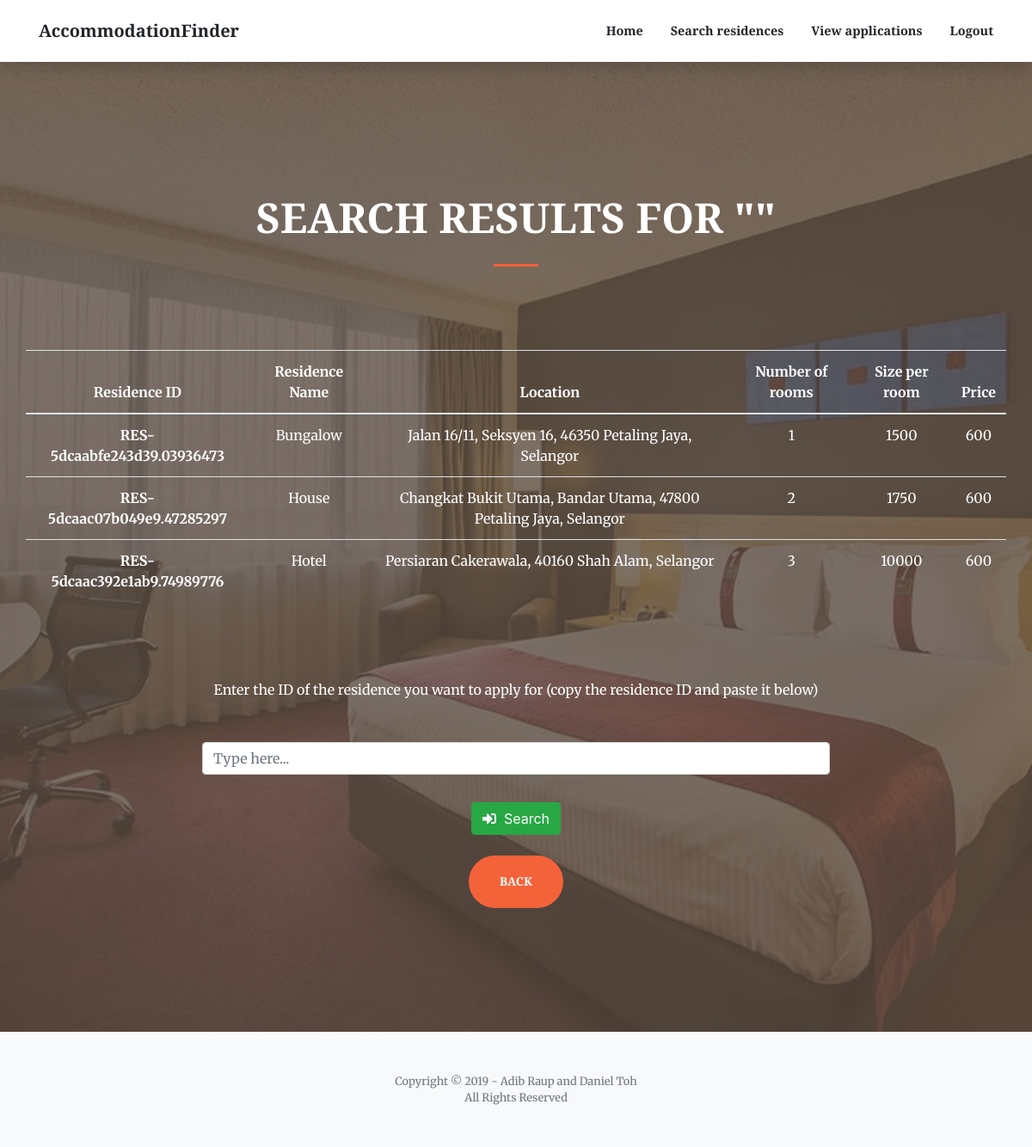
The page /accommodationList.php on the database as committed earlier.
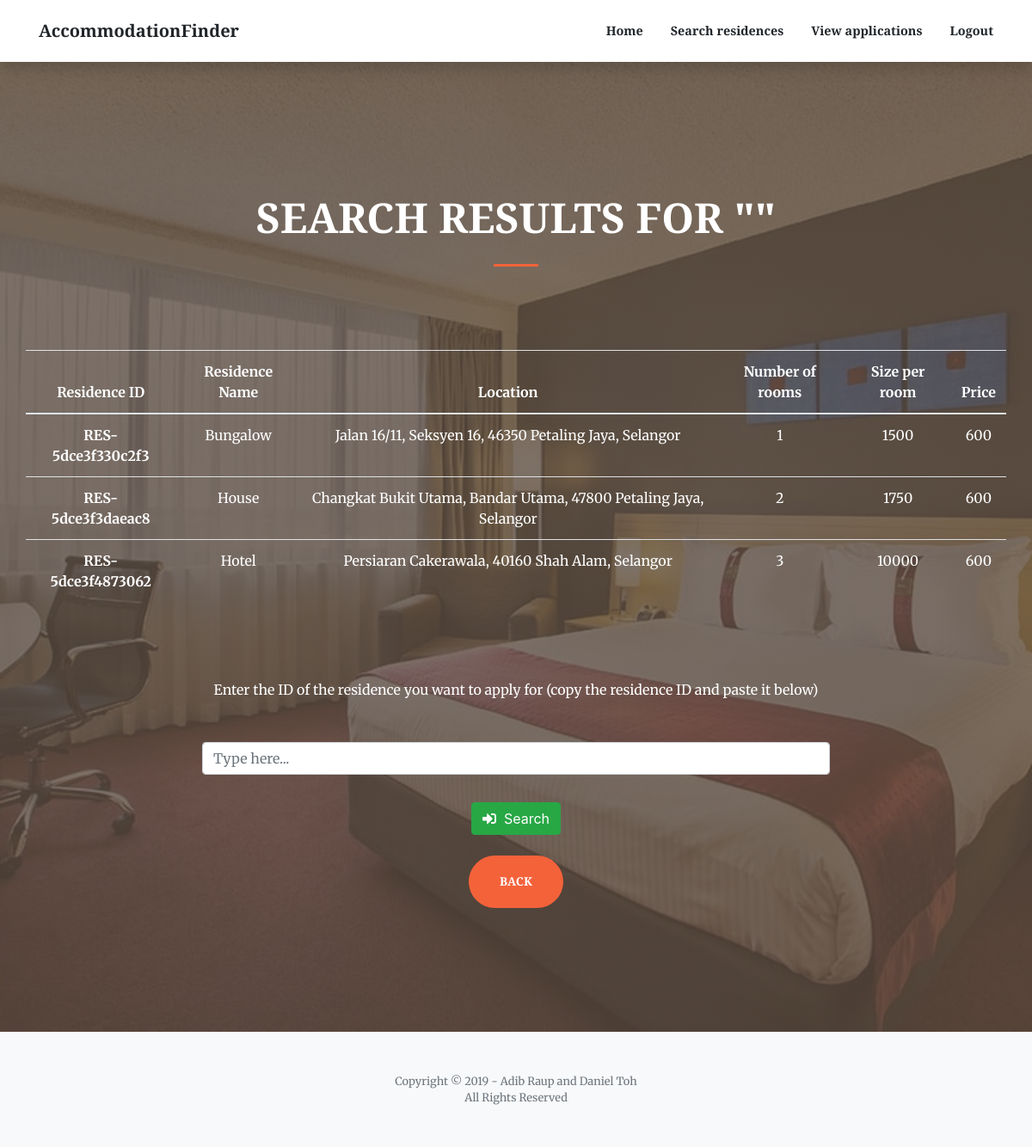
The same page on the database as committed later.
### tables this page shows
CREATE TABLE `residence` (
  `resID` varchar(100) NOT NULL,
  `resName` varchar(200) NOT NULL,
  `address` varchar(500) NOT NULL,
  `numUnits` varchar(100) NOT NULL,
  `sizePerUnit` varchar(100) NOT NULL,
  `monthlyRental` varchar(100) NOT NULL,
  `staffID` varchar(100) NOT NULL
);

### accommodationList.php (the view, shortened to what this page needs)
<!DOCTYPE html>
<html lang="en">
<head>
  <link href="vendor/fontawesome-free/css/all.min.css" rel="stylesheet" type="text/css">
  <link href="vendor/magnific-popup/magnific-popup.css" rel="stylesheet">
  <link href="css/creative3.5.min.css" rel="stylesheet">
</head>
<body id="page-top">
  <form action="retrieveRoomAction.php" method="post">
  <nav class="navbar navbar-expand-lg navbar-light fixed-top py-3" id="mainNav">
    <div class="container">
      <a class="navbar-brand js-scroll-trigger" href="index.html">AccommodationFinder</a>
      <div class="collapse navbar-collapse" id="navbarResponsive">
        <ul class="navbar-nav ml-auto my-2 my-lg-0">
          <li class="nav-item">
            <a class="nav-link js-scroll-trigger" href="applicantHome.php">Home</a>
          </li>
          <li class="nav-item">
            <a class="nav-link js-scroll-trigger" href="searchAccommodation.html">Search residences</a>
          </li>
          <li class="nav-item">
            <a class="nav-link js-scroll-trigger" href="applicantViewApplications.php">View applications</a>
          </li>
          <li class="nav-item">
            <a class="nav-link js-scroll-trigger" href="index.html">Logout</a>
          </li>
        </ul>
      </div>
    </div>
  </nav>
  <header class="masthead">
    <div class="container h-100">
      <div class="row h-100 align-items-center justify-content-center text-center">
        <div class="col-lg-10 align-self-end">
          <h1 class="text-uppercase text-white font-weight-bold"><font size="7">Search results for "<?php echo $_SESSION["resName"] ?>"</font></h1>
          <hr class="divider my-4">
        </div>
          <table class="table table-hover" border="0" width="300%">
            <thead>
              <tr>
                <th><font color="white">Residence ID</font></th>
                <th><font color="white">Residence Name</font></th>
                <th><font color="white">Location</font></th>
                <th><font color="white">Number of rooms</font></th>
                <th><font color="white">Size per room</font></th>
                <th><font color="white">Price</font></th>
              </tr>
            </thead>
            <tbody>
              <?php
                $servername = "localhost";
                $username = "root";
                $password = "";
                $conn = new mysqli($servername, $username, $password);
                $conn->select_db("accommodationfinder");
                $searchKeyword = "%".$_SESSION["resName"]."%";
                $lq = "SELECT * FROM residence WHERE resName LIKE '$searchKeyword'
                OR address LIKE '$searchKeyword' OR resID LIKE '$searchKeyword'";
                $res = $conn->query($lq);
                foreach($res as $opt){
              ?>
                <tr>
                  <th scope="row" name="resid" class="resid" id="resid"><font color="white">
                    <?php echo $opt['resID']?></font></th>
                  <td class="name"><font color="white"><?php echo $opt['resName']?></font></td>
                  <td class="location"><font color="white"><?php echo $opt['address']?></font></td>
                  <td class="norooms"><font color="white"><?php echo $opt['numUnits']?></font></td>
                  <td class="sizeroom"><font color="white"><?php echo $opt['sizePerUnit']?></font></td>
                  <td class="price"><font color="white"><?php echo $opt['monthlyRental']?></font></td>
                </tr>
              <?php }?>
            </tbody>
          </table>
          <div class="col-lg-8 align-self-baseline">
            <p class="text-white-75 font-weight-light mb-5"><font size="3" color="white"><b>Enter the ID of the
              residence you want to apply for (copy the residence ID and paste it below)</b></font></p>
            <div class="form-group has-danger">
                <div class="input-group mb-2 mr-sm-2 mb-sm-0">
                    <input type="search" name="room" class="form-control" id="room"
                    placeholder="Type here..." required autofocus ></input>
                </div>
            </div>
            <div class="row" style="padding-top: 1rem">
                <div class="col-md-3"></div>
                <div class="col-md-6">
                    <button type="submit" class="btn btn-success"><i class="fas fa-sign-in-alt"></i>&nbsp  Search</button>
                </div>
            </div><br>
            <a class="btn btn-primary btn-xl js-scroll-trigger" href="searchAccommodation.html">Back</a>
          </div>
      </div>
    </div>
  </header>
</form>
  <footer class="bg-light py-5">
    <div class="container">
      <div class="small text-center text-muted">Copyright &copy; 2019 - Adib Raup and Daniel Toh</div>
      <div class="small text-center text-muted">All Rights Reserved</div>
    </div>
  </footer>
</body>
</html>

Rows that differ between the two databases and show on the page:
removed residence: resID "RES-5dcaabfe243d39.03936473", resName "Bungalow", address "Jalan 16/11, Seksyen 16, 46350 Petaling Jaya, Selangor", numUnits "1", sizePerUnit "1500", monthlyRental "600"
removed residence: resID "RES-5dcaac07b049e9.47285297", resName "House", address "Changkat Bukit Utama, Bandar Utama, 47800 Petaling Jaya, Selangor", numUnits "2", sizePerUnit "1750", monthlyRental "600"
removed residence: resID "RES-5dcaac392e1ab9.74989776", resName "Hotel", address "Persiaran Cakerawala, 40160 Shah Alam, Selangor", numUnits "3", sizePerUnit "10000", monthlyRental "600"
added residence: resID "RES-5dce3f330c2f3", resName "Bungalow", address "Jalan 16/11, Seksyen 16, 46350 Petaling Jaya, Selangor", numUnits "1", sizePerUnit "1500", monthlyRental "600"
added residence: resID "RES-5dce3f3daeac8", resName "House", address "Changkat Bukit Utama, Bandar Utama, 47800 Petaling Jaya, Selangor", numUnits "2", sizePerUnit "1750", monthlyRental "600"
added residence: resID "RES-5dce3f4873062", resName "Hotel", address "Persiaran Cakerawala, 40160 Shah Alam, Selangor", numUnits "3", sizePerUnit "10000", monthlyRental "600"
